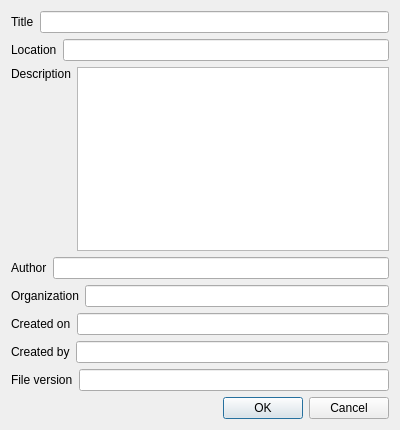
<?xml version="1.0" encoding="UTF-8"?>
<ui version="4.0">
 <class>CFilePropertiesDlg</class>
 <widget class="QDialog" name="CFilePropertiesDlg">
  <property name="geometry">
   <rect>
    <x>0</x>
    <y>0</y>
    <width>400</width>
    <height>430</height>
   </rect>
  </property>
  <property name="windowTitle">
   <string>Graph File Properties</string>
  </property>
  <layout class="QVBoxLayout" name="verticalLayout_2">
   <item>
    <layout class="QHBoxLayout" name="horizontalLayout">
     <item>
      <widget class="QLabel" name="label">
       <property name="text">
        <string>Title</string>
       </property>
      </widget>
     </item>
     <item>
      <widget class="QLineEdit" name="c_title"/>
     </item>
    </layout>
   </item>
   <item>
    <layout class="QHBoxLayout" name="horizontalLayout_2">
     <item>
      <widget class="QLabel" name="label_2">
       <property name="text">
        <string>Location</string>
       </property>
      </widget>
     </item>
     <item>
      <widget class="QLineEdit" name="c_location"/>
     </item>
    </layout>
   </item>
   <item>
    <layout class="QHBoxLayout" name="horizontalLayout_3">
     <item>
      <layout class="QVBoxLayout" name="verticalLayout">
       <item>
        <widget class="QLabel" name="label_3">
         <property name="text">
          <string>Description</string>
         </property>
        </widget>
       </item>
       <item>
        <spacer name="verticalSpacer">
         <property name="orientation">
          <enum>Qt::Vertical</enum>
         </property>
         <property name="sizeHint" stdset="0">
          <size>
           <width>20</width>
           <height>40</height>
          </size>
         </property>
        </spacer>
       </item>
      </layout>
     </item>
     <item>
      <widget class="QTextEdit" name="c_description"/>
     </item>
    </layout>
   </item>
   <item>
    <layout class="QHBoxLayout" name="horizontalLayout_4">
     <item>
      <widget class="QLabel" name="label_4">
       <property name="text">
        <string>Author</string>
       </property>
      </widget>
     </item>
     <item>
      <widget class="QLineEdit" name="c_author">
       <property name="readOnly">
        <bool>true</bool>
       </property>
      </widget>
     </item>
    </layout>
   </item>
   <item>
    <layout class="QHBoxLayout" name="horizontalLayout_5">
     <item>
      <widget class="QLabel" name="label_5">
       <property name="text">
        <string>Organization</string>
       </property>
      </widget>
     </item>
     <item>
      <widget class="QLineEdit" name="c_organization">
       <property name="readOnly">
        <bool>true</bool>
       </property>
      </widget>
     </item>
    </layout>
   </item>
   <item>
    <layout class="QHBoxLayout" name="horizontalLayout_6">
     <item>
      <widget class="QLabel" name="label_6">
       <property name="text">
        <string>Created on</string>
       </property>
      </widget>
     </item>
     <item>
      <widget class="QLineEdit" name="c_create_date">
       <property name="readOnly">
        <bool>true</bool>
       </property>
      </widget>
     </item>
    </layout>
   </item>
   <item>
    <layout class="QHBoxLayout" name="horizontalLayout_7">
     <item>
      <widget class="QLabel" name="label_7">
       <property name="text">
        <string>Created by</string>
       </property>
      </widget>
     </item>
     <item>
      <widget class="QLineEdit" name="c_create_program">
       <property name="readOnly">
        <bool>true</bool>
       </property>
      </widget>
     </item>
    </layout>
   </item>
   <item>
    <layout class="QHBoxLayout" name="horizontalLayout_8">
     <item>
      <widget class="QLabel" name="label_8">
       <property name="text">
        <string>File version</string>
       </property>
      </widget>
     </item>
     <item>
      <widget class="QLineEdit" name="c_file_version">
       <property name="readOnly">
        <bool>true</bool>
       </property>
      </widget>
     </item>
    </layout>
   </item>
   <item>
    <layout class="QHBoxLayout" name="horizontalLayout_9">
     <item>
      <spacer name="horizontalSpacer">
       <property name="orientation">
        <enum>Qt::Horizontal</enum>
       </property>
       <property name="sizeHint" stdset="0">
        <size>
         <width>40</width>
         <height>20</height>
        </size>
       </property>
      </spacer>
     </item>
     <item>
      <widget class="QPushButton" name="c_ok">
       <property name="text">
        <string>OK</string>
       </property>
      </widget>
     </item>
     <item>
      <widget class="QPushButton" name="c_cancel">
       <property name="text">
        <string>Cancel</string>
       </property>
      </widget>
     </item>
    </layout>
   </item>
  </layout>
 </widget>
 <resources/>
 <connections>
  <connection>
   <sender>c_ok</sender>
   <signal>clicked()</signal>
   <receiver>CFilePropertiesDlg</receiver>
   <slot>OnOK()</slot>
   <hints>
    <hint type="sourcelabel">
     <x>180</x>
     <y>396</y>
    </hint>
    <hint type="destinationlabel">
     <x>80</x>
     <y>386</y>
    </hint>
   </hints>
  </connection>
  <connection>
   <sender>c_cancel</sender>
   <signal>clicked()</signal>
   <receiver>CFilePropertiesDlg</receiver>
   <slot>OnCancel()</slot>
   <hints>
    <hint type="sourcelabel">
     <x>268</x>
     <y>392</y>
    </hint>
    <hint type="destinationlabel">
     <x>330</x>
     <y>389</y>
    </hint>
   </hints>
  </connection>
 </connections>
 <slots>
  <slot>OnOK()</slot>
  <slot>OnCancel()</slot>
 </slots>
</ui>
